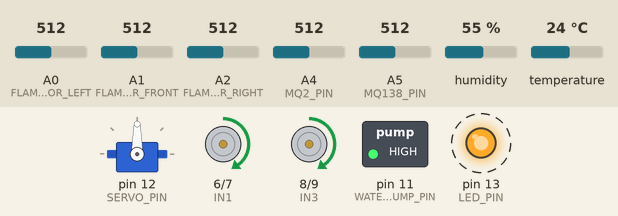
Simulated run of this sketch. Board: Arduino Uno, built with avr-gcc and run on an emulated ATmega328P. Shown: servo, motor-driver pin pairs drawn as motors (green arrow = first pin HIGH = forward, orange = second pin HIGH = backward, longer = more drive, scaled by the enable pin), switched loads named in the sketch (green lamp = pin HIGH), output pins drawn as LEDs (lit = HIGH). Dashed ring = blinking. The test bench sets the inputs (shaded band); at power-on: A1 (FLAME_SENSOR_FRONT) = 512, A0 (FLAME_SENSOR_LEFT) = 512, A2 (FLAME_SENSOR_RIGHT) = 512, A4 (MQ2_PIN) = 512, A5 (MQ138_PIN) = 512, humidity 55 %, temperature 24 °C. What the sketch prints to the serial monitor is not drawn.

Above: at 1.2 s.
1.3 s: A1 (FLAME_SENSOR_FRONT) set to 834
7.3 s: A1 (FLAME_SENSOR_FRONT) set to 860
At 8.6 s:
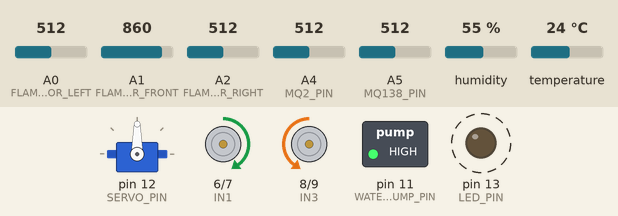
13.3 s: A0 (FLAME_SENSOR_LEFT) set to 836
19.3 s: A0 (FLAME_SENSOR_LEFT) set to 864
At 20.1 s:
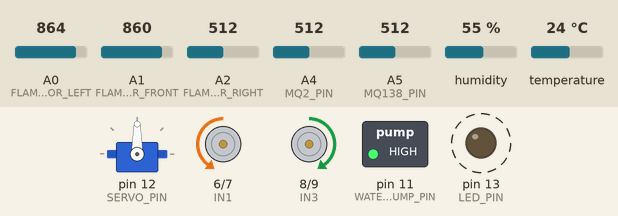
20.9 s: A2 (FLAME_SENSOR_RIGHT) set to 836
26.9 s: A2 (FLAME_SENSOR_RIGHT) set to 861
At 28.4 s:
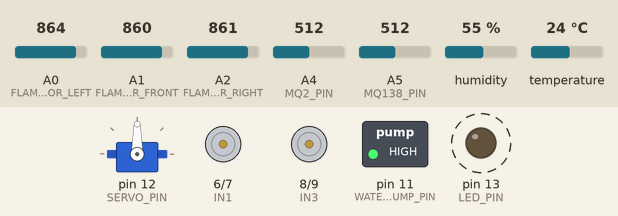
Timing chart, 0 to 29.5 s (numbered marks = the images above; inputs shaded):
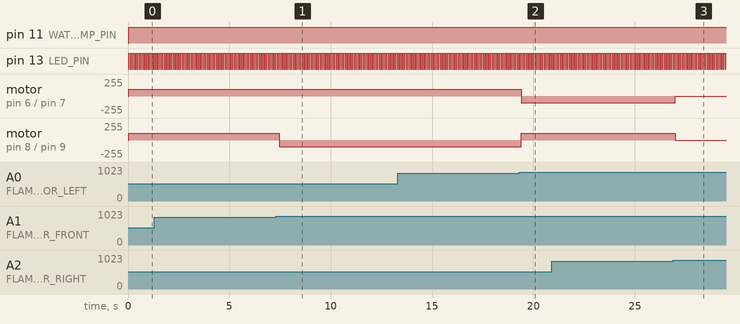

Measured:
- the behaviour switches between 849 and 850 on A1 (FLAME_SENSOR_FRONT) (found by bisection; images 0 and 1)
- the behaviour switches between 849 and 850 on A0 (FLAME_SENSOR_LEFT) (found by bisection; images 1 and 2)
- the behaviour switches between 849 and 850 on A2 (FLAME_SENSOR_RIGHT) (found by bisection; images 2 and 3)
- after the input at 7.3 s, motor on pin 8 (IN3) / pin 9 (IN4): forward 100/255 → backward 100/255 after 0.17 s
- after the input at 19.3 s, motor on pin 6 (IN1) / pin 7 (IN2): forward 100/255 → backward 100/255 after 0.10 s; motor on pin 8 (IN3) / pin 9 (IN4): backward 100/255 → forward 100/255 after 0.10 s
- after the input at 26.9 s, motor on pin 6 (IN1) / pin 7 (IN2): backward 100/255 → stopped after 0.11 s; motor on pin 8 (IN3) / pin 9 (IN4): forward 100/255 → stopped after 0.11 s
- by itself, pin 13 (LED_PIN): alternates HIGH for 0.06 s and LOW for 0.03 s

The sketch:

first_car.ino
```cpp
#include <Servo.h>    //1
#include <NewPing.h>
#include <DHT.h>  // Include DHT sensor library

// Motor Driver Pins (L298N)
#define ENA 5
#define IN1 6
#define IN2 7
#define IN3 8
#define IN4 9
#define ENB 10

// Flame Sensor Pins
#define FLAME_SENSOR_LEFT A0 //
#define FLAME_SENSOR_FRONT A1
#define FLAME_SENSOR_RIGHT A2

// Water Pump Relay
#define WATER_PUMP_PIN 11

// Fire Detection Threshold
#define FLAME_THRESHOLD 850

// Ultrasonic Sensor & Servo
#define SERVO_PIN 12
#define ULTRASONIC_SENSOR_TRIG 13
#define ULTRASONIC_SENSOR_ECHO 11
#define MAX_SPEED 100
#define TURN_DURATION 700
#define DISTANCE_TO_CHECK 40

// LED Pin
#define LED_PIN 13  // LED connected to pin 13

// DHT11 Temperature & Humidity Sensor Pin
#define DHTPIN A3           // Connect DHT11 to A3
#define DHTTYPE DHT11
DHT dht(DHTPIN, DHTTYPE);

// MQ Sensor Pins
#define MQ2_PIN A4          // MQ2 analog output
#define MQ138_PIN A5        // MQ138 analog output

NewPing mySensor(ULTRASONIC_SENSOR_TRIG, ULTRASONIC_SENSOR_ECHO, 400);
Servo myServo;

// Fire-fighting mode flag
bool fireDetected = false;
unsigned long lastFireTime = 0;

void setup() {
    pinMode(ENA, OUTPUT);
    pinMode(IN1, OUTPUT);
    pinMode(IN2, OUTPUT);
    pinMode(IN3, OUTPUT);
    pinMode(IN4, OUTPUT);
    pinMode(ENB, OUTPUT);
    pinMode(WATER_PUMP_PIN, OUTPUT);
    pinMode(LED_PIN, OUTPUT);  // Initialize the LED pin as output

    digitalWrite(WATER_PUMP_PIN, LOW);  // Keep pump OFF initially
    myServo.attach(SERVO_PIN);
    myServo.write(90);

    dht.begin();
    Serial.begin(9600);  // Start serial communication for debugging
}

void loop() {
    int flameLeft = analogRead(FLAME_SENSOR_LEFT);
    int flameFront = analogRead(FLAME_SENSOR_FRONT);
    int flameRight = analogRead(FLAME_SENSOR_RIGHT);

    // Check if fire is detected
    if (flameLeft < FLAME_THRESHOLD || flameFront < FLAME_THRESHOLD || flameRight < FLAME_THRESHOLD) {
        fireDetected = true;
        lastFireTime = millis(); // Reset fire timer
    }

    if (fireDetected) {
        fireFighterMode(flameLeft, flameFront, flameRight);
    } else {
        unsigned long currentTime = millis();
        if (currentTime - lastFireTime > 30000) {  // Wait 30 seconds before switching back
            autoCareDriveMode();
        }
    }
}

// Fire-fighting mode function
void fireFighterMode(int flameLeft, int flameFront, int flameRight) {
    detectFireType();  // 🔍 Identify fire type
    if (flameFront < FLAME_THRESHOLD) {
        moveForward();
    } else if (flameLeft < FLAME_THRESHOLD) {
        turnLeft();
    } else if (flameRight < FLAME_THRESHOLD) {
        turnRight();
    } else {
        stopMotors();
    }
    activatePump();
}

// Obstacle avoidance mode function
void autoCareDriveMode() {
    int distance = mySensor.ping_cm();

    if (distance > 0 && distance < DISTANCE_TO_CHECK) {
        stopMotors();
        delay(500);

        moveBackward();
        delay(500);

        stopMotors();
        delay(500);

        myServo.write(180);
        delay(500);
        int distanceLeft = mySensor.ping_cm();

        myServo.write(0);
        delay(500);
        int distanceRight = mySensor.ping_cm();

        myServo.write(90);
        delay(500);

        if (distanceLeft == 0 || distanceLeft > distanceRight) {
            turnLeft();
            delay(TURN_DURATION);
        } else {
            turnRight();
            delay(TURN_DURATION);
        }
    } else {
        moveForward();
    }
}

// Motor control functions
void moveForward() {
    analogWrite(ENA, MAX_SPEED);
    analogWrite(ENB, MAX_SPEED);
    digitalWrite(IN1, HIGH);
    digitalWrite(IN2, LOW);
    digitalWrite(IN3, HIGH);
    digitalWrite(IN4, LOW);
}

void moveBackward() {
    analogWrite(ENA, MAX_SPEED);
    analogWrite(ENB, MAX_SPEED);
    digitalWrite(IN1, LOW);
    digitalWrite(IN2, HIGH);
    digitalWrite(IN3, LOW);
    digitalWrite(IN4, HIGH);
}

void turnLeft() {
    analogWrite(ENA, MAX_SPEED);
    analogWrite(ENB, MAX_SPEED);
    digitalWrite(IN1, HIGH);
    digitalWrite(IN2, LOW);
    digitalWrite(IN3, LOW);
    digitalWrite(IN4, HIGH);
}

void turnRight() {
    analogWrite(ENA, MAX_SPEED);
    analogWrite(ENB, MAX_SPEED);
    digitalWrite(IN1, LOW);
    digitalWrite(IN2, HIGH);
    digitalWrite(IN3, HIGH);
    digitalWrite(IN4, LOW);
}

void stopMotors() {
    analogWrite(ENA, 0);
    analogWrite(ENB, 0);
}

void activatePump() {
    digitalWrite(WATER_PUMP_PIN, HIGH);
}

void deactivatePump() {
    digitalWrite(WATER_PUMP_PIN, LOW);
}

// Function to blink LED when wood fire is detected
void blinkLED() {
    digitalWrite(LED_PIN, HIGH);   // Turn LED on
    delay(500);                    // Wait for 500ms
    digitalWrite(LED_PIN, LOW);    // Turn LED off
    delay(500);                    // Wait for 500ms (creates blinking effect)
}

// Function to keep LED on continuously
void continuousLED() {
    digitalWrite(LED_PIN, HIGH);   // Keep LED on
}

// Fire detection logic to determine the fire type
void detectFireType() {
    float temp = dht.readTemperature();
    float humidity = dht.readHumidity();
    int mq2Value = analogRead(MQ2_PIN);
    int mq138Value = analogRead(MQ138_PIN);

    Serial.print("Temp: "); Serial.print(temp); Serial.print(" °C\t");
    Serial.print("Humidity: "); Serial.print(humidity); Serial.print(" %\t");
    Serial.print("MQ2: "); Serial.print(mq2Value); Serial.print("\t");
    Serial.print("MQ138: "); Serial.println(mq138Value);

    // Turn off LED before starting fire detection logic
    digitalWrite(LED_PIN, LOW);

    if (mq138Value > 500) {
        Serial.println("🔥 Chemical Fire Detected!");
        continuousLED();  // Keep LED on for chemical fire
    } else if (mq2Value > 600 && temp > 50) {
        Serial.println("🔥 Electrical Fire Detected!");
        continuousLED();  // Keep LED on for electrical fire
    } else if (mq2Value > 600 && humidity > 60) {
        Serial.println("🔥 Cooking Fire Detected!");
        continuousLED();  // Keep LED on for cooking fire
    } else if (mq2Value > 500 && humidity < 50) {
        // Assuming Wood Fire: Smoke + Low Humidity
        Serial.println("🔥 Wood Fire Detected!");
        blinkLED();  // Blink LED for wood fire
    } else {
        Serial.println("🔥 General Fire Detected.");
        continuousLED();  // Keep LED on for general fire
    }
}
```
